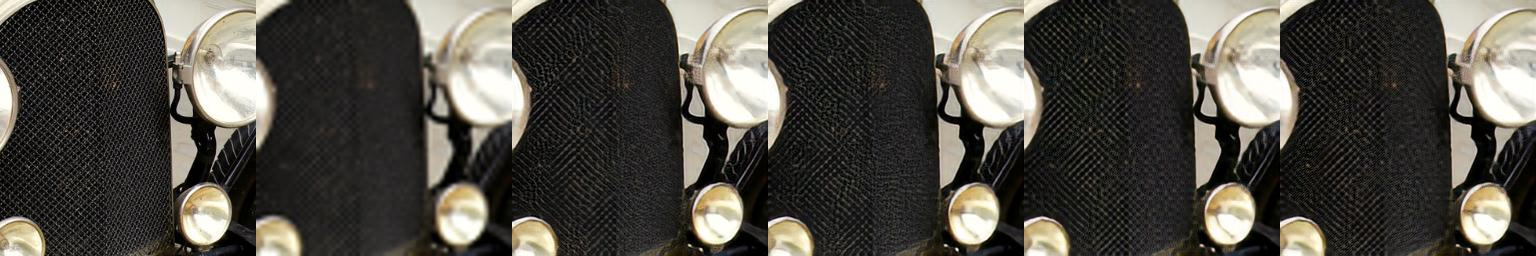
#> input picture SeD/img/merged_image1.jpg, 1536 x 256 px
$ python resize_4.py --folder img
#> lines starting #> are read from the running program, lines starting #| are printed output that depends on the picture
import os
import argparse
from PIL import Image
from tqdm import tqdm

def downscale_images(folder_path, save_path):
    # Iterate over each file in the folder
#> called with folder_path = 'img'
    for filename in tqdm(os.listdir(folder_path), desc="Downscaling images"):
        # Check if the file is an image
        if filename.endswith(".jpg") or filename.endswith(".png"):
            # Open the image
            image_path = os.path.join(folder_path, filename)
            image = Image.open(image_path)
#> image is the input picture: PIL image 1536x256 RGB; mean R, G, B 78.8, 76, 69

            # Downscale the image by 4
            width, height = image.size
#> width = 1536; height = 256
            new_width = width // 4
#> new_width = 384
            new_height = height // 4
#> new_height = 64
            downscaled_image = image.resize((new_width, new_height))
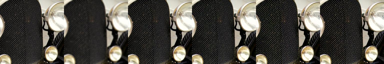
#> downscaled_image: PIL image 384x64 RGB; mean R, G, B 78.8, 76, 69

            # Save the downscaled image to the specified save path
#> (the run stopped early here; a loop or call above may not have finished)

$ run again, on SeD/img/merged_image3.jpg
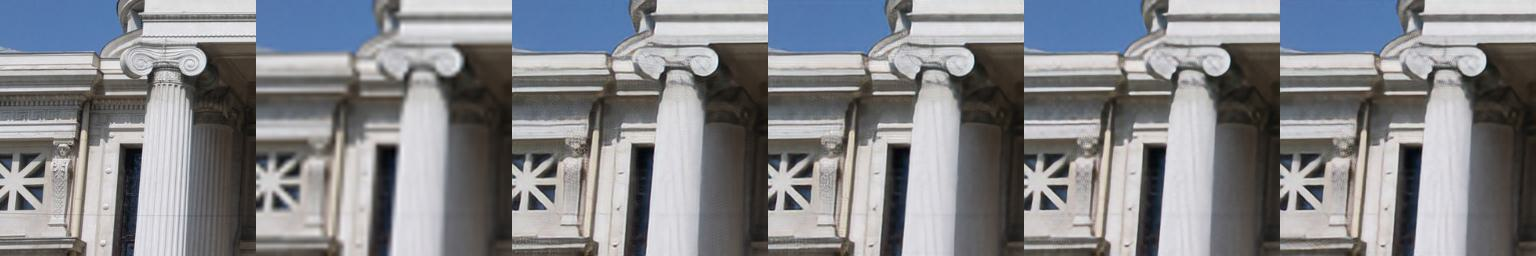
#> input picture SeD/img/merged_image3.jpg, 1536 x 256 px
#> in downscale_images, image is the input picture: PIL image 1536x256 RGB; mean R, G, B 132.4, 133.7, 137.6
#> in downscale_images, `downscaled_image = image.resize((new_width, new_height))`:
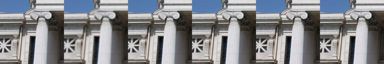
#> downscaled_image: PIL image 384x64 RGB; mean R, G, B 132.4, 133.7, 137.6

$ run again, on SeD/img/merged_image4.jpg
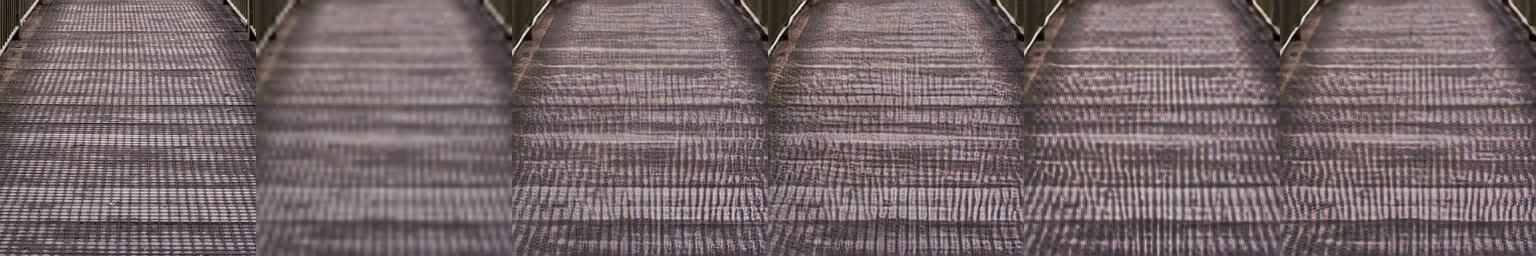
#> input picture SeD/img/merged_image4.jpg, 1536 x 256 px
#> in downscale_images, image is the input picture: PIL image 1536x256 RGB; mean R, G, B 118.1, 103.5, 105.7
#> in downscale_images, `downscaled_image = image.resize((new_width, new_height))`:
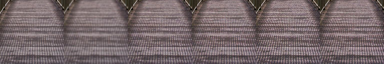
#> downscaled_image: PIL image 384x64 RGB; mean R, G, B 118.1, 103.5, 105.7

$ run again, on SeD/img/merged_image5.jpg
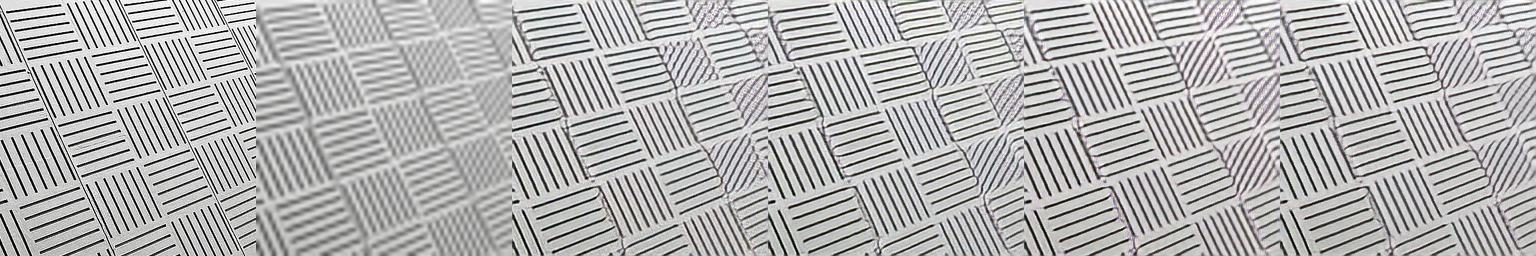
#> input picture SeD/img/merged_image5.jpg, 1536 x 256 px
#> in downscale_images, image is the input picture: PIL image 1536x256 RGB; mean R, G, B 178.3, 177.7, 177.5
#> in downscale_images, `downscaled_image = image.resize((new_width, new_height))`:
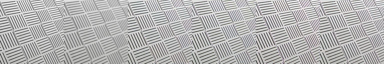
#> downscaled_image: PIL image 384x64 RGB; mean R, G, B 178.3, 177.7, 177.5
